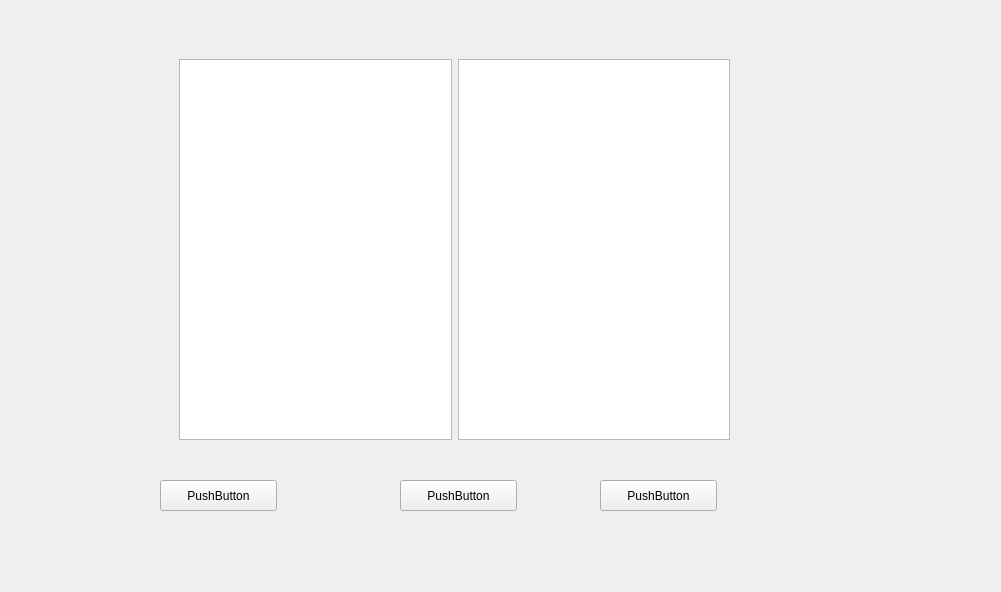
<?xml version="1.0" encoding="UTF-8"?>
<ui version="4.0">
 <class>Form</class>
 <widget class="QWidget" name="Form">
  <property name="geometry">
   <rect>
    <x>0</x>
    <y>0</y>
    <width>1001</width>
    <height>592</height>
   </rect>
  </property>
  <property name="windowTitle">
   <string>Form</string>
  </property>
  <widget class="QWidget" name="horizontalLayoutWidget">
   <property name="geometry">
    <rect>
     <x>179</x>
     <y>59</y>
     <width>551</width>
     <height>381</height>
    </rect>
   </property>
   <layout class="QHBoxLayout" name="horizontalLayout">
    <item>
     <widget class="QTableView" name="tableView"/>
    </item>
    <item>
     <widget class="QTableView" name="tableView_2"/>
    </item>
   </layout>
  </widget>
  <widget class="QPushButton" name="pushButton">
   <property name="geometry">
    <rect>
     <x>160</x>
     <y>480</y>
     <width>117</width>
     <height>31</height>
    </rect>
   </property>
   <property name="text">
    <string>PushButton</string>
   </property>
   <attribute name="buttonGroup">
    <string notr="true">buttonGroup</string>
   </attribute>
  </widget>
  <widget class="QPushButton" name="pushButton_2">
   <property name="geometry">
    <rect>
     <x>400</x>
     <y>480</y>
     <width>117</width>
     <height>31</height>
    </rect>
   </property>
   <property name="text">
    <string>PushButton</string>
   </property>
   <attribute name="buttonGroup">
    <string notr="true">buttonGroup</string>
   </attribute>
  </widget>
  <widget class="QPushButton" name="pushButton_3">
   <property name="geometry">
    <rect>
     <x>600</x>
     <y>480</y>
     <width>117</width>
     <height>31</height>
    </rect>
   </property>
   <property name="text">
    <string>PushButton</string>
   </property>
  </widget>
 </widget>
 <resources/>
 <connections/>
 <buttongroups>
  <buttongroup name="buttonGroup"/>
 </buttongroups>
</ui>
